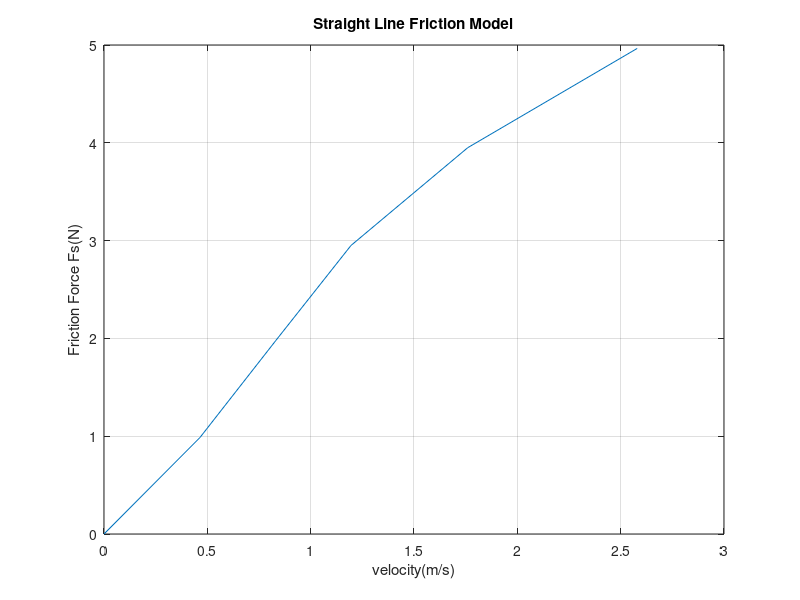

Source code (MATLAB): (Note: this script raises an error after producing the figure.)
v = [0 0.4645 0.832 1.195 1.76 2.58];
Fs = [0 0.987 1.98 2.95 3.95 4.965];

figure; plot(v,Fs); grid on; xlabel('velocity(m/s)');ylabel('Friction Force Fs(N)');
title('Straight Line Friction Model')

% Fs = compute_straight_fric(v,lin);
lin = 1;
Steer_angle = [10 15 20 25 30]*pi/180;

Ft = [1.16 1.23 1.316 1.41 1.5184];
Fd = Ft - compute_straight_fric(0.4645,lin);

figure;plot(Steer_angle,Fd,'s','MarkerSize',14); grid on; xlabel('Steer Angle (rad)'); ylabel('Fdelta');
title('Friction due to steering angle')
hold on;

Ft = [2.356363636 2.468571429 2.728421053 2.88 3.049411765];
Fd = Ft - compute_straight_fric(0.832,lin);
plot(Steer_angle,Fd,'x','MarkerSize',14);

Ft = [3.475 3.790909091 3.971428571 4.276923077 4.508108108];
Fd = Ft - compute_straight_fric(1.195,lin);
plot(Steer_angle,Fd,'^','MarkerSize',14);


Ft = [4.8 5.067 5.3647 5.7 6.08];
Fd = Ft - compute_straight_fric(1.76,lin);
plot(Steer_angle,Fd,'o','MarkerSize',14);

Ft = [5.8 6.327272 6.96 7.326315 7.733];
Fd = Ft - compute_straight_fric(2.58,lin);
plot(Steer_angle,Fd,'*','MarkerSize',14);

legend('vel = 1','vel = 2','vel = 3','vel = 4','vel = 5')
